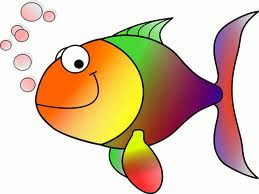
//> input picture ejemplo2/fish.jpg, 259 x 194 px
$ ./ejemplo2 fish.jpg   (built with g++ and OpenCV 4)
//> lines starting //> are read from the running program, lines starting //| are printed output that depends on the picture
#include "opencv2/imgproc/imgproc.hpp"
#include "opencv2/highgui/highgui.hpp"
#include <stdlib.h>
#include <stdio.h>

using namespace cv;


Mat src, src_gray;
Mat detected_edges;

int edgeThresh = 1;
int lowThreshold;
int const max_lowThreshold = 100;
int ratio = 3;
int kernel_size = 3;
char* window_name = "Bordes";


void CannyThreshold(int, void*)
{
	/// Detector de bordes Canny
	Canny(src_gray, detected_edges, lowThreshold, lowThreshold*ratio, kernel_size);

	imshow(window_name, detected_edges);
}


int main(int argc, char** argv)
{
	/// Cargar la imagen
	src = imread(argv[1]);
//> src is the input picture: 194 rows x 259 cols, CV_8UC3; mean B, G, R 170.8, 196.4, 219.3

	if (!src.data)
	{
		return -1;
	}

	/// Convertir la imagen a escala de grises
	cvtColor(src, src_gray, CV_BGR2GRAY);
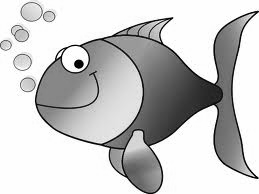
//> src_gray: 194 rows x 259 cols, CV_8UC1; min 0, max 255, mean 200.4

	/// Crear una ventana
	namedWindow(window_name, CV_WINDOW_AUTOSIZE);

	/// Crear un trackbar para el umbral del detector de bordes Canny
	createTrackbar("Umbral:", window_name, &lowThreshold, max_lowThreshold, CannyThreshold);

	/// Detectar los bordes y mostrar
	CannyThreshold(0, 0);
//> in CannyThreshold, `Canny(src_gray, detected_edges, lowThreshold, lowThreshold*ratio, kern..`:
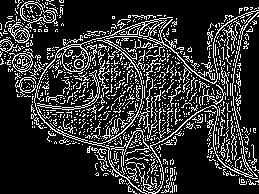
//> detected_edges: 194 rows x 259 cols, CV_8UC1; 18.9% white in thin lines or dots

	/// Esperar a que el usuario presione una tecla
	waitKey(0);

	return 0;
}
